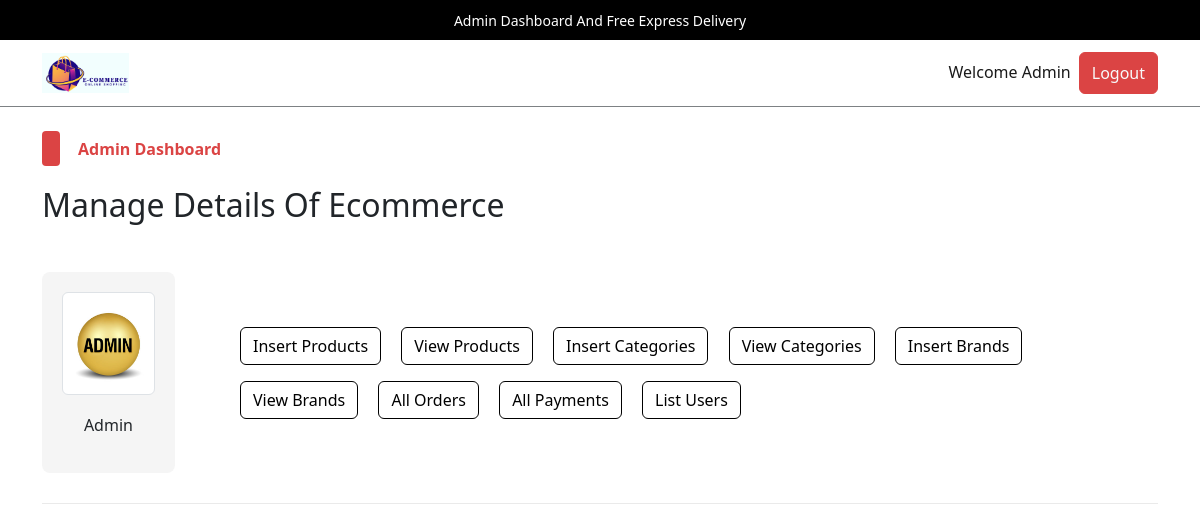
Page /admin/index.php (signed in) on the committed database.
### tables this page shows
CREATE TABLE `admin_table` (
  `admin_id` int(11) NOT NULL,
  `admin_name` varchar(100) NOT NULL,
  `admin_email` varchar(200) NOT NULL,
  `admin_image` varchar(255) NOT NULL,
  `admin_password` varchar(255) NOT NULL
);

### admin/index.php (the view, shortened to what this page needs)
<?php
    include('../functions/common_functions.php');
    if(isset($_SESSION['admin_username'])){
        $admin_name = $_SESSION['admin_username'];
        $get_admin_data = "SELECT * FROM `admin_table` WHERE admin_name = '$admin_name'";
        $get_admin_result = mysqli_query($con,$get_admin_data);
        $row_fetch_admin_data = mysqli_fetch_array($get_admin_result);
        $admin_name = $row_fetch_admin_data['admin_name'];
        $admin_image = $row_fetch_admin_data['admin_image'];
    }else{
        echo "<script>window.open('./admin_login.php','_self');</script>";
    }
?>
<!DOCTYPE html>
<html lang="en">
<head>
    <link rel="stylesheet" href="../assets/css/bootstrap.css" />
    <link rel="stylesheet" href="../assets/css/main.css" />
</head>
<body>
    <div class="upper-nav primary-bg p-2 px-3 text-center text-break">
        <span>Admin Dashboard And Free Express Delivery</span>
    </div>
    <nav class="navbar navbar-expand-lg navbar-light bg-light">
        <div class="container">
            <a class="navbar-brand fw-bold" href="#"><img src="../assets/images/logo.png" alt="Shop Easy Logo" style="height:40px;"></a>
            <div class="collapse navbar-collapse" id="navbarSupportedContentad">
                <ul class="navbar-nav ms-auto mb-2 mb-lg-0">
                    <li class="nav-item">
                        <a class="nav-link active" aria-current="page" href="#">Welcome <?php echo $admin_name;?></a>
                    </li>
                    <li class="nav-item">
                    <button class="btn btn-primary p-0 px-1">
                            <a href="./admin_logout.php" class="nav-link text-light">Logout</a>
                        </button>
                    </li>
                </ul>
            </div>
        </div>
    </nav>
    <div class="control">
        <div class="container pt-4 pb-0">
            <div class="categ-header">
                <div class="sub-title">
                    <span class="shape"></span>
                    <span class="title">Admin Dashboard</span>
                </div>
                <h2>Manage Details Of Ecommerce</h2>
            </div>
            <div class="row align-items-center">
                <div class="col-md-2">
                    <div class="admin-image">
                        <a href="./index.php"><img src="./admin_images/<?php echo $admin_image;?>" class="img-thumbnail" alt="Admin Photo"></a>
                        <p><?php echo $admin_name;?></p>
                    </div>
                </div>
                <div class="col-md-10">
                    <div class="buttons">
                        <button class="btn btn-outline-primary m-2">
                            <a href="./insert_product.php" class="nav-link">Insert Products</a>
                        </button>
                        <button class="btn btn-outline-primary m-2">
                            <a href="index.php?view_products" class="nav-link">View Products</a>
                        </button>
                        <button class="btn btn-outline-primary m-2">
                            <a href="index.php?insert_category" class="nav-link">Insert Categories</a>
                        </button>
                        <button class="btn btn-outline-primary m-2">
                            <a href="index.php?view_categories" class="nav-link">View Categories</a>
                        </button>
                        <button class="btn btn-outline-primary m-2">
                            <a href="index.php?insert_brand" class="nav-link">Insert Brands</a>
                        </button>
                        <button class="btn btn-outline-primary m-2">
                            <a href="index.php?view_brands" class="nav-link">View Brands</a>
                        </button>
                        <button class="btn btn-outline-primary m-2">
                            <a href="index.php?list_orders" class="nav-link">All Orders</a>
                        </button>
                        <button class="btn btn-outline-primary m-2">
                            <a href="index.php?list_payments" class="nav-link">All Payments</a>
                        </button>
                        <button class="btn btn-outline-primary m-2">
                            <a href="index.php?list_users" class="nav-link">List Users</a>
                        </button>
                    </div>
                </div>
            </div>
        </div>
    </div>
    <div class="container">
        <div class="divider"></div>
    </div>
</body>
</html>

### assets/css/main.css (style rules this page uses)
* { -webkit-box-sizing: border-box; -moz-box-sizing: border-box; box-sizing: border-box; margin: 0; padding: 0; }
html { scroll-behavior: smooth; }
a { text-decoration: none; color: #000000; cursor: pointer; }
button, input[type="submit"] { cursor: pointer; }
ul { list-style: none; }
.primary-bg { background-color: #000; }
.divider { background-color: #eaeaea; height: 1.5px; width: 100%; margin-top: 30px; margin-bottom: 40px; }
.container .categ-header { display: flex; flex-direction: column; gap: 20px; margin-bottom: 40px; }
.container .categ-header .sub-title { display: flex; flex-direction: row; gap: 18px; align-items: center; }
.container .categ-header .sub-title span:nth-of-type(1) { width: 18px; height: 35px; background-color: #DB4444; border-radius: 4px; -webkit-border-radius: 4px; -moz-border-radius: 4px; -ms-border-radius: 4px; -o-border-radius: 4px; }
.shape { display: inline-block; width: 18px; height: 35px; background-color: #DB4444; border-radius: 4px; -webkit-border-radius: 4px; -moz-border-radius: 4px; -ms-border-radius: 4px; -o-border-radius: 4px; }
.container .categ-header .sub-title span:nth-of-type(2) { color: #DB4444; font-weight: bold; }
.upper-nav span { color: #ffffff; font-size: 14px; }
.bg-light { background-color: #ffffff !important; border-bottom: 1px solid #7D8184; }
.control .container .row .admin-image { width: 80%; background-color: #F5F5F5; padding: 20px; display: flex; flex-direction: column; gap:18px; align-items: center; border-radius: 8px; -webkit-border-radius: 8px; -moz-border-radius: 8px; -ms-border-radius: 8px; -o-border-radius: 8px; }
.control .container .row .admin-image img { width: 100%; }
.control .container .row .buttons a.nav-link { transition: 0s; -webkit-transition: 0s; -moz-transition: 0s; -ms-transition: 0s; -o-transition: 0s; }

### rows in the picture
admin_table: admin_name "Admin", admin_image (picture)
